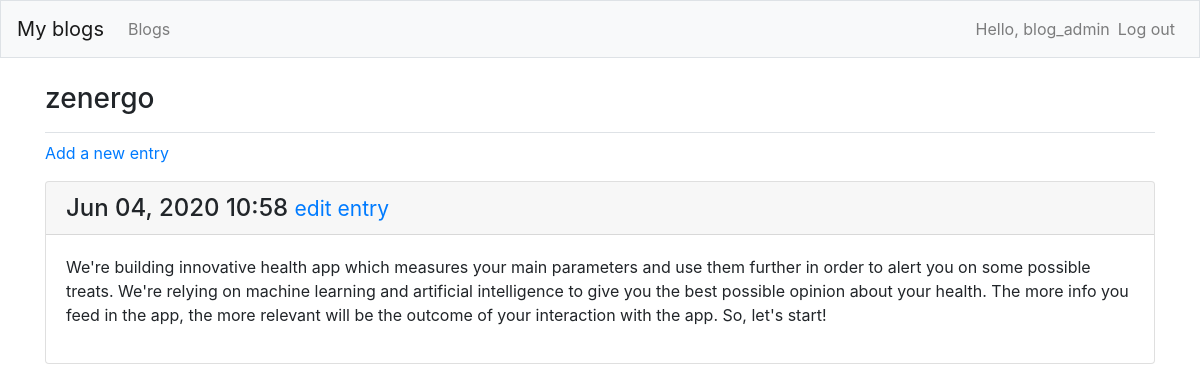
Page /blogs/2/ (signed in) on the committed database.
### blogs/models.py (models this page shows, shortened)
class Blog(models.Model):
    title = models.CharField(max_length=200)
    date_added = models.DateTimeField(auto_now_add=True)
    owner = models.ForeignKey(User, on_delete=models.CASCADE)
    public = models.BooleanField(default=False)
    def __str__(self):
        return self.title

class Entry(models.Model):
    blog  = models.ForeignKey(Blog, on_delete=models.CASCADE)
    text = models.TextField()
    date_added = models.DateTimeField(auto_now_add=True)
    class Meta:
        verbose_name_plural = 'entries'

### blogs/views.py (the view)
# urls.py: path('blogs/<int:blog_id>/', views.blog, name='blog'),
@login_required
def blog(request, blog_id):
    blog = get_object_or_404(Blog, id=blog_id)
    entries = blog.entry_set.order_by('date_added')
    context = {'blog': blog, 'entries': entries}
    if blog.owner != request.user:
        if blog.public == True:
            return render(request, 'blogs/blog.html', context)
        else:
            raise Http404
    else:
        return render(request, 'blogs/blog.html', context)

### blogs/templates/blogs/blog.html
{% extends 'blogs/base.html' %}
{% block page_header %}
    <h3>{{ blog }}</h3>
{% endblock page_header %}
{% block content %}
    {% if blog.owner == request.user %}
        <p>
            <a href="{% url 'blogs:new_entry' blog.id %}">Add a new entry</a>
        </p>
    {% else %}
        <p>You aren't allowed to add entries for blogs you don't own.</p>
    {% endif %}
    {% for entry in entries %}
        <div class="card mb-3">
            <h4 class="card-header">
                {{ entry.date_added|date:'M d, Y H:i' }}
                <small><a href="{% url 'blogs:edit_entry' entry.id %}">
                    edit entry</a></small>
            </h4>
            <div class="card-body">
                {{ entry.text|linebreaks }}
            </div>
        </div>
    {% empty %}
        <li>There are no entries for this blog yet.</li>
    {% endfor %}
{% endblock content %}

### blogs/templates/blogs/base.html (shortened to what this page needs)
{% load bootstrap4 %}
<!doctype html>
<html lang="en">
<head>
    {% bootstrap_css %}
</head>
<body>
    <nav class="navbar navbar-expand-md navbar-light bg-light mb-4 border">
        <a class="navbar-brand" href="{% url 'blogs:index' %}">
            My blogs</a>
        <div class="collapse navbar-collapse" id="navbarCollapse">
            <ul class="navbar-nav mr-auto">
                <li class="nav-item">
                    <a class="nav-link" href="{% url 'blogs:blogs' %}">
                        Blogs</a></li>
            </ul>
            <ul class="navbar-nav ml-auto">
                {% if user.is_authenticated %}
                    <li class="nav-item">
                        <span class="navbar-text"}">Hello, {{ user.username }}</span>
                    </li>
                    <li class="nav-item">
                        <a class="nav-link" href="{% url 'users:logout' %}">Log out</a>
                    </li>
                {% endif %}
            </ul>
        </div>
    </nav>
    <main role="main" class="container">
        <div class="pb-2 mb-2 border-bottom">
            {% block page_header %}{% endblock page_header %}
        </div>
        <div>
            {% block content %}{% endblock content %}
        </div>
    </main>
</body>
</html>

### rows in the picture
Blog: title "zenergo"
Entry: date_added "Jun 04, 2020 10:58", text "We're building innovative health app which measures your main parameters and use them further in order to alert you on some possible treats. We're relying on machine learning and artificial intelligence to give you the best possible opinion about your health. The more info you feed in the app, the more relevant will be the outcome of your interaction with the app. So, let's start!"

### other values in the picture
{{ user.username }} "blog_admin"
